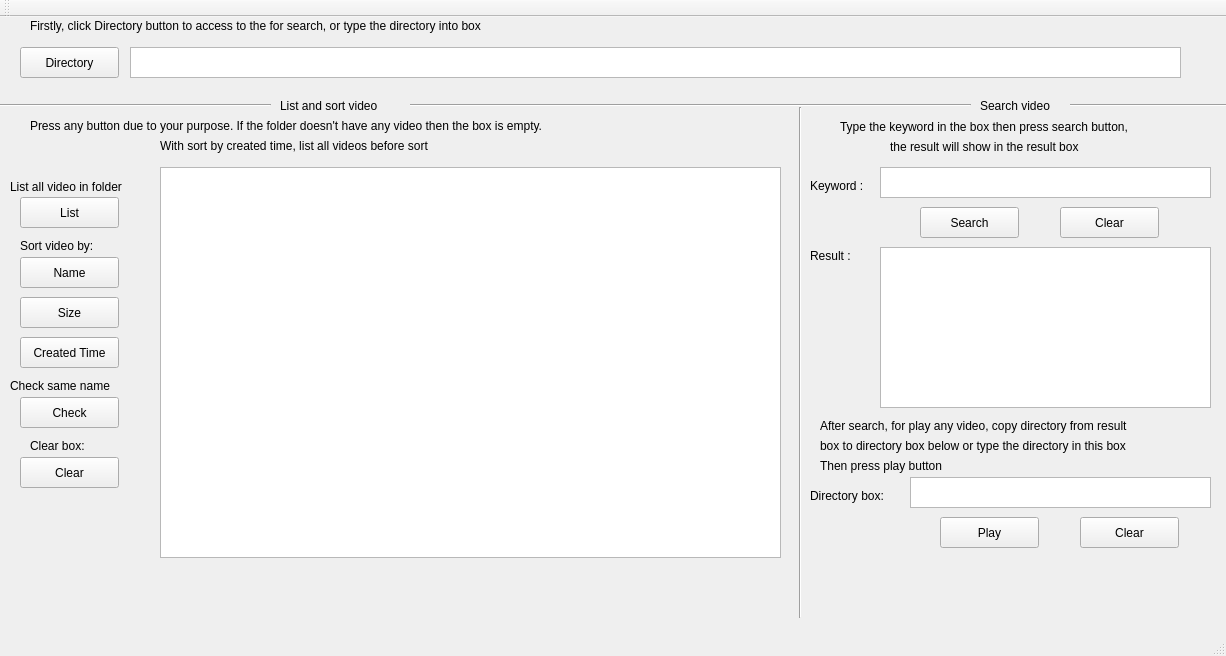
<?xml version="1.0" encoding="UTF-8"?>
<ui version="4.0">
 <class>MainWindow</class>
 <widget class="QMainWindow" name="MainWindow">
  <property name="geometry">
   <rect>
    <x>0</x>
    <y>0</y>
    <width>1226</width>
    <height>656</height>
   </rect>
  </property>
  <property name="windowTitle">
   <string>MainWindow</string>
  </property>
  <widget class="QWidget" name="centralWidget">
   <widget class="QLabel" name="label">
    <property name="geometry">
     <rect>
      <x>30</x>
      <y>0</y>
      <width>631</width>
      <height>17</height>
     </rect>
    </property>
    <property name="text">
     <string>Firstly, click Directory button to access to the for search, or type the directory into box</string>
    </property>
   </widget>
   <widget class="QPushButton" name="pushButton">
    <property name="geometry">
     <rect>
      <x>20</x>
      <y>30</y>
      <width>99</width>
      <height>31</height>
     </rect>
    </property>
    <property name="text">
     <string>Directory</string>
    </property>
   </widget>
   <widget class="QTextEdit" name="DIR">
    <property name="geometry">
     <rect>
      <x>130</x>
      <y>30</y>
      <width>1051</width>
      <height>31</height>
     </rect>
    </property>
   </widget>
   <widget class="Line" name="line">
    <property name="geometry">
     <rect>
      <x>0</x>
      <y>80</y>
      <width>271</width>
      <height>16</height>
     </rect>
    </property>
    <property name="orientation">
     <enum>Qt::Horizontal</enum>
    </property>
   </widget>
   <widget class="QLabel" name="label_2">
    <property name="geometry">
     <rect>
      <x>280</x>
      <y>80</y>
      <width>131</width>
      <height>17</height>
     </rect>
    </property>
    <property name="text">
     <string>List and sort video</string>
    </property>
   </widget>
   <widget class="Line" name="line_2">
    <property name="geometry">
     <rect>
      <x>410</x>
      <y>80</y>
      <width>561</width>
      <height>16</height>
     </rect>
    </property>
    <property name="orientation">
     <enum>Qt::Horizontal</enum>
    </property>
   </widget>
   <widget class="QLabel" name="label_3">
    <property name="geometry">
     <rect>
      <x>30</x>
      <y>100</y>
      <width>661</width>
      <height>17</height>
     </rect>
    </property>
    <property name="text">
     <string>Press any button due to your purpose. If the folder doesn't have any video then the box is empty. </string>
    </property>
   </widget>
   <widget class="QLabel" name="label_4">
    <property name="geometry">
     <rect>
      <x>160</x>
      <y>120</y>
      <width>361</width>
      <height>17</height>
     </rect>
    </property>
    <property name="text">
     <string>With sort by created time, list all videos before sort</string>
    </property>
   </widget>
   <widget class="QLabel" name="label_5">
    <property name="geometry">
     <rect>
      <x>10</x>
      <y>160</y>
      <width>151</width>
      <height>20</height>
     </rect>
    </property>
    <property name="text">
     <string>List all video in folder</string>
    </property>
   </widget>
   <widget class="QPushButton" name="pushButton_2">
    <property name="geometry">
     <rect>
      <x>20</x>
      <y>180</y>
      <width>99</width>
      <height>31</height>
     </rect>
    </property>
    <property name="text">
     <string>List</string>
    </property>
   </widget>
   <widget class="QLabel" name="label_6">
    <property name="geometry">
     <rect>
      <x>20</x>
      <y>220</y>
      <width>101</width>
      <height>17</height>
     </rect>
    </property>
    <property name="text">
     <string>Sort video by:</string>
    </property>
   </widget>
   <widget class="QPushButton" name="pushButton_3">
    <property name="geometry">
     <rect>
      <x>20</x>
      <y>240</y>
      <width>99</width>
      <height>31</height>
     </rect>
    </property>
    <property name="text">
     <string>Name</string>
    </property>
   </widget>
   <widget class="QPushButton" name="pushButton_4">
    <property name="geometry">
     <rect>
      <x>20</x>
      <y>280</y>
      <width>99</width>
      <height>31</height>
     </rect>
    </property>
    <property name="text">
     <string>Size</string>
    </property>
   </widget>
   <widget class="QPushButton" name="pushButton_5">
    <property name="geometry">
     <rect>
      <x>20</x>
      <y>320</y>
      <width>99</width>
      <height>31</height>
     </rect>
    </property>
    <property name="text">
     <string>Created Time</string>
    </property>
   </widget>
   <widget class="QLabel" name="label_7">
    <property name="geometry">
     <rect>
      <x>10</x>
      <y>360</y>
      <width>131</width>
      <height>17</height>
     </rect>
    </property>
    <property name="text">
     <string>Check same name</string>
    </property>
   </widget>
   <widget class="QPushButton" name="pushButton_6">
    <property name="geometry">
     <rect>
      <x>20</x>
      <y>380</y>
      <width>99</width>
      <height>31</height>
     </rect>
    </property>
    <property name="text">
     <string>Check</string>
    </property>
   </widget>
   <widget class="QLabel" name="label_8">
    <property name="geometry">
     <rect>
      <x>30</x>
      <y>420</y>
      <width>71</width>
      <height>17</height>
     </rect>
    </property>
    <property name="text">
     <string>Clear box:</string>
    </property>
   </widget>
   <widget class="QPushButton" name="pushButton_7">
    <property name="geometry">
     <rect>
      <x>20</x>
      <y>440</y>
      <width>99</width>
      <height>31</height>
     </rect>
    </property>
    <property name="text">
     <string>Clear</string>
    </property>
   </widget>
   <widget class="QTextEdit" name="list_video">
    <property name="geometry">
     <rect>
      <x>160</x>
      <y>150</y>
      <width>621</width>
      <height>391</height>
     </rect>
    </property>
   </widget>
   <widget class="Line" name="line_3">
    <property name="geometry">
     <rect>
      <x>790</x>
      <y>90</y>
      <width>20</width>
      <height>511</height>
     </rect>
    </property>
    <property name="orientation">
     <enum>Qt::Vertical</enum>
    </property>
   </widget>
   <widget class="QLabel" name="label_9">
    <property name="geometry">
     <rect>
      <x>980</x>
      <y>80</y>
      <width>91</width>
      <height>17</height>
     </rect>
    </property>
    <property name="text">
     <string>Search video</string>
    </property>
   </widget>
   <widget class="Line" name="line_4">
    <property name="geometry">
     <rect>
      <x>1070</x>
      <y>80</y>
      <width>161</width>
      <height>16</height>
     </rect>
    </property>
    <property name="orientation">
     <enum>Qt::Horizontal</enum>
    </property>
   </widget>
   <widget class="QLabel" name="label_10">
    <property name="geometry">
     <rect>
      <x>840</x>
      <y>100</y>
      <width>381</width>
      <height>20</height>
     </rect>
    </property>
    <property name="text">
     <string>Type the keyword in the box then press search button, </string>
    </property>
   </widget>
   <widget class="QLabel" name="label_11">
    <property name="geometry">
     <rect>
      <x>890</x>
      <y>120</y>
      <width>251</width>
      <height>20</height>
     </rect>
    </property>
    <property name="text">
     <string>the result will show in the result box</string>
    </property>
   </widget>
   <widget class="QLabel" name="label_12">
    <property name="geometry">
     <rect>
      <x>810</x>
      <y>160</y>
      <width>67</width>
      <height>17</height>
     </rect>
    </property>
    <property name="text">
     <string>Keyword :</string>
    </property>
   </widget>
   <widget class="QTextEdit" name="name">
    <property name="geometry">
     <rect>
      <x>880</x>
      <y>150</y>
      <width>331</width>
      <height>31</height>
     </rect>
    </property>
   </widget>
   <widget class="QPushButton" name="pushButton_8">
    <property name="geometry">
     <rect>
      <x>920</x>
      <y>190</y>
      <width>99</width>
      <height>31</height>
     </rect>
    </property>
    <property name="text">
     <string>Search</string>
    </property>
   </widget>
   <widget class="QPushButton" name="pushButton_9">
    <property name="geometry">
     <rect>
      <x>1060</x>
      <y>190</y>
      <width>99</width>
      <height>31</height>
     </rect>
    </property>
    <property name="text">
     <string>Clear</string>
    </property>
   </widget>
   <widget class="QLabel" name="label_13">
    <property name="geometry">
     <rect>
      <x>810</x>
      <y>230</y>
      <width>61</width>
      <height>17</height>
     </rect>
    </property>
    <property name="text">
     <string>Result :</string>
    </property>
   </widget>
   <widget class="QTextEdit" name="searchResult">
    <property name="geometry">
     <rect>
      <x>880</x>
      <y>230</y>
      <width>331</width>
      <height>161</height>
     </rect>
    </property>
   </widget>
   <widget class="QLabel" name="label_14">
    <property name="geometry">
     <rect>
      <x>820</x>
      <y>400</y>
      <width>401</width>
      <height>17</height>
     </rect>
    </property>
    <property name="text">
     <string>After search, for play any video, copy directory from result</string>
    </property>
   </widget>
   <widget class="QLabel" name="label_15">
    <property name="geometry">
     <rect>
      <x>820</x>
      <y>420</y>
      <width>401</width>
      <height>17</height>
     </rect>
    </property>
    <property name="text">
     <string>box to directory box below or type the directory in this box</string>
    </property>
   </widget>
   <widget class="QLabel" name="label_16">
    <property name="geometry">
     <rect>
      <x>820</x>
      <y>440</y>
      <width>161</width>
      <height>17</height>
     </rect>
    </property>
    <property name="text">
     <string>Then press play button</string>
    </property>
   </widget>
   <widget class="QLabel" name="label_17">
    <property name="geometry">
     <rect>
      <x>810</x>
      <y>470</y>
      <width>101</width>
      <height>17</height>
     </rect>
    </property>
    <property name="text">
     <string>Directory box:</string>
    </property>
   </widget>
   <widget class="QTextEdit" name="play">
    <property name="geometry">
     <rect>
      <x>910</x>
      <y>460</y>
      <width>301</width>
      <height>31</height>
     </rect>
    </property>
   </widget>
   <widget class="QPushButton" name="pushButton_10">
    <property name="geometry">
     <rect>
      <x>940</x>
      <y>500</y>
      <width>99</width>
      <height>31</height>
     </rect>
    </property>
    <property name="text">
     <string>Play</string>
    </property>
   </widget>
   <widget class="QPushButton" name="pushButton_11">
    <property name="geometry">
     <rect>
      <x>1080</x>
      <y>500</y>
      <width>99</width>
      <height>31</height>
     </rect>
    </property>
    <property name="text">
     <string>Clear</string>
    </property>
   </widget>
  </widget>
  <widget class="QMenuBar" name="menuBar">
   <property name="geometry">
    <rect>
     <x>0</x>
     <y>0</y>
     <width>1226</width>
     <height>25</height>
    </rect>
   </property>
  </widget>
  <widget class="QToolBar" name="mainToolBar">
   <attribute name="toolBarArea">
    <enum>TopToolBarArea</enum>
   </attribute>
   <attribute name="toolBarBreak">
    <bool>false</bool>
   </attribute>
  </widget>
  <widget class="QStatusBar" name="statusBar"/>
 </widget>
 <layoutdefault spacing="6" margin="11"/>
 <resources/>
 <connections/>
</ui>
